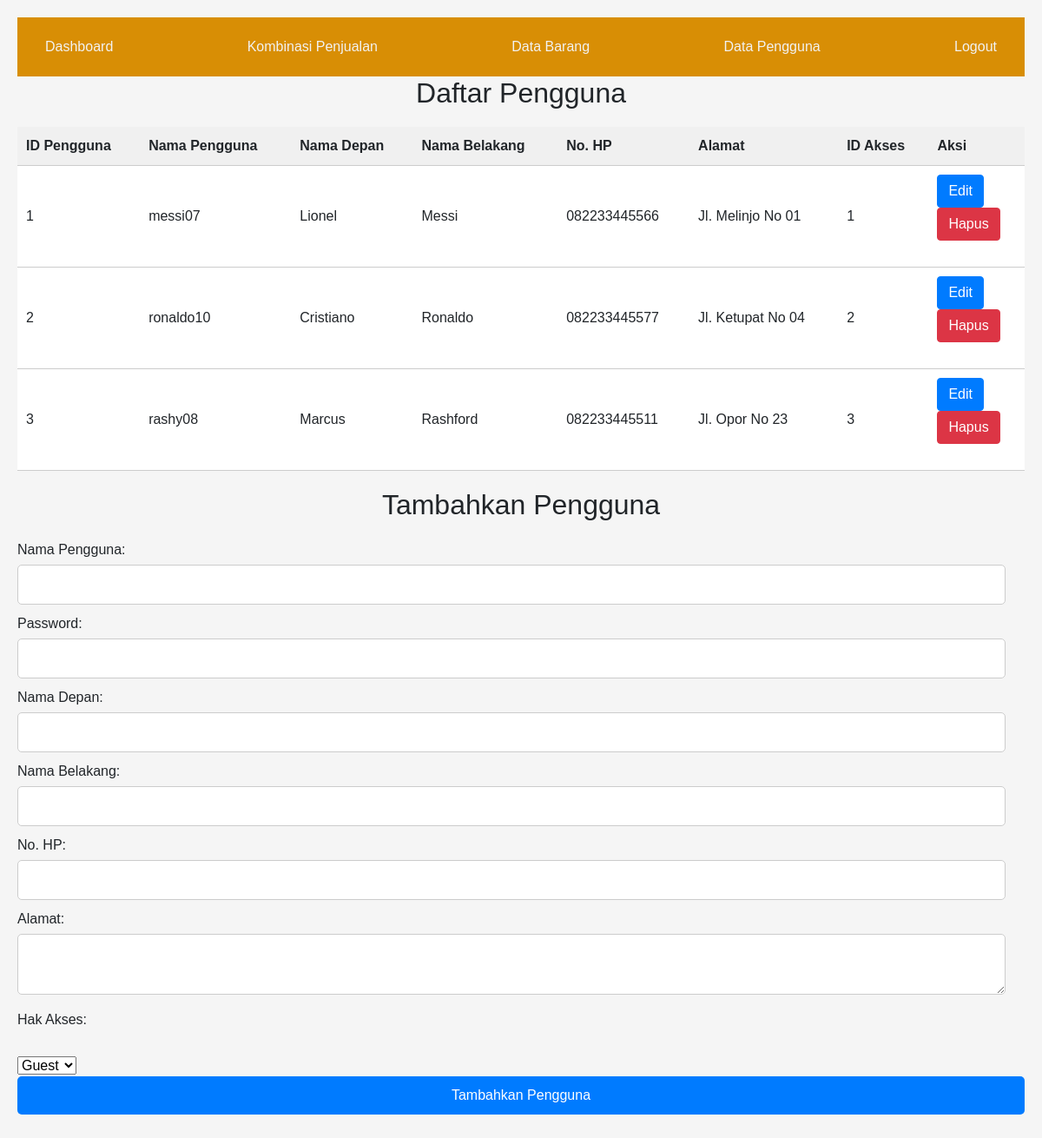
Page /PenggunaController.php (signed in) on the committed database.
### tables this page shows
CREATE TABLE `pengguna` (
  `IdPengguna` int(11) NOT NULL,
  `NamaPengguna` varchar(50) NOT NULL,
  `Password` varchar(255) NOT NULL,
  `NamaDepan` varchar(50) NOT NULL,
  `NamaBelakang` varchar(50) NOT NULL,
  `NoHp` varchar(20) DEFAULT NULL,
  `Alamat` varchar(255) DEFAULT NULL,
  `IdAkses` int(11) DEFAULT NULL
);

### PenggunaController.php (called while the page is built, shortened)
<?php
include 'db_conn.php';
include 'Pengguna.php';
$pengguna = new Pengguna($pdo);
$daftarPengguna = $pengguna->semuaPengguna();
include 'PenggunaView.php';
?>

### Pengguna.php (called while the page is built, shortened)
<?php
class Pengguna {
    private $pdo;
    public function __construct($pdo) {
        $this->pdo = $pdo;
    }
    public function semuaPengguna() {
        $stmt = $this->pdo->query("SELECT * FROM Pengguna");
        return $stmt->fetchAll(PDO::FETCH_ASSOC);
    }
}
?>

### PenggunaView.php (the view, shortened to what this page needs)
<!DOCTYPE html>
<html lang="en">
<head>
    <link rel="stylesheet" href="plugins/bootstrap-4.6/css/bootstrap.min.css">
</head>
<body>
    <?php include 'navbar.php'; ?>
    <h2>Daftar Pengguna</h2>
    <table>
        <tr>
            <th>ID Pengguna</th>
            <th>Nama Pengguna</th>
            <th>Nama Depan</th>
            <th>Nama Belakang</th>
            <th>No. HP</th>
            <th>Alamat</th>
            <th>ID Akses</th>
            <th>Aksi</th>
        </tr>
        <?php foreach ($daftarPengguna as $pengguna) : ?>
            <tr>
                <td><?= $pengguna['IdPengguna'] ?></td>
                <td><?= $pengguna['NamaPengguna'] ?></td>
                <td><?= $pengguna['NamaDepan'] ?></td>
                <td><?= $pengguna['NamaBelakang'] ?></td>
                <td><?= $pengguna['NoHp'] ?></td>
                <td><?= $pengguna['Alamat'] ?></td>
                <td><?= $pengguna['IdAkses'] ?></td>
                <td class="action-buttons">
                    <a href="PenggunaEdit.php?id=<?= $pengguna['IdPengguna'] ?>">
                        <button class="btn btn-primary">Edit</button>
                    </a>
                    <form action="PenggunaController.php" method="post">
                        <button type="submit" class="btn btn-danger" name="hapus_pengguna" onclick="return confirm('Apakah Anda yakin ingin menghapus pengguna ini?')">Hapus</button>
                    </form>
                </td>
            </tr>
        <?php endforeach; ?>
    </table>
    <h2>Tambahkan Pengguna</h2>
    <form action="PenggunaController.php" method="post">
        <label for="nama_pengguna">Nama Pengguna:</label>
        <input type="text" id="nama_pengguna" name="nama_pengguna" required><br>
        <label for="password">Password:</label>
        <input type="password" id="password" name="password" required><br>
        <label for="nama_depan">Nama Depan:</label>
        <input type="text" id="nama_depan" name="nama_depan" required><br>
        <label for="nama_belakang">Nama Belakang:</label>
        <input type="text" id="nama_belakang" name="nama_belakang" required><br>
        <label for="no_hp">No. HP:</label>
        <input type="text" id="no_hp" name="no_hp" required><br>
        <label for="alamat">Alamat:</label>
        <textarea id="alamat" name="alamat" required></textarea><br>
        <label for="id_akses">Hak Akses:</label><br>
        <select id="id_akses" name="id_akses">
            <option value="3" <?= ($pengguna['IdAkses'] == 3) ? 'selected' : '' ?>>Guest</option>
        </select><br>
        <input type="submit" name="tambah_pengguna" value="Tambahkan Pengguna">
    </form>
</body>
</html>

### styles.css (style rules this page uses)
body { font-family: Arial, sans-serif; margin: 0; padding: 20px; background-color: #f5f5f5; }
h2 { margin-bottom: 20px; text-align: center; }
form { margin-bottom: 20px; }
label { display: block; margin-bottom: 5px; }
input[type="text"], textarea { width: calc(100% - 22px); padding: 10px; margin-bottom: 10px; border: 1px solid #ccc; border-radius: 5px; box-sizing: border-box; }
input[type="submit"] { width: 100%; padding: 10px; border: none; border-radius: 5px; background-color: #007bff; color: #fff; cursor: pointer; transition: background-color 0.3s; }
table { width: 100%; border-collapse: collapse; margin-bottom: 20px; }
th, td { padding: 10px; border-bottom: 1px solid #ccc; }
th { background-color: #f0f0f0; text-align: left; }
td { background-color: #fff; }
input[type="password"] { width: calc(100% - 22px); padding: 10px; margin-bottom: 10px; border: 1px solid #ccc; border-radius: 5px; box-sizing: border-box; }

### rows in the picture
pengguna: IdPengguna "1", NamaPengguna "messi07", NamaDepan "Lionel", NamaBelakang "Messi", NoHp "082233445566", Alamat "Jl. Melinjo No 01", IdAkses "1"
pengguna: IdPengguna "2", NamaPengguna "ronaldo10", NamaDepan "Cristiano", NamaBelakang "Ronaldo", NoHp "082233445577", Alamat "Jl. Ketupat No 04", IdAkses "2"
pengguna: IdPengguna "3", NamaPengguna "rashy08", NamaDepan "Marcus", NamaBelakang "Rashford", NoHp "082233445511", Alamat "Jl. Opor No 23", IdAkses "3", id_akses "Guest"
